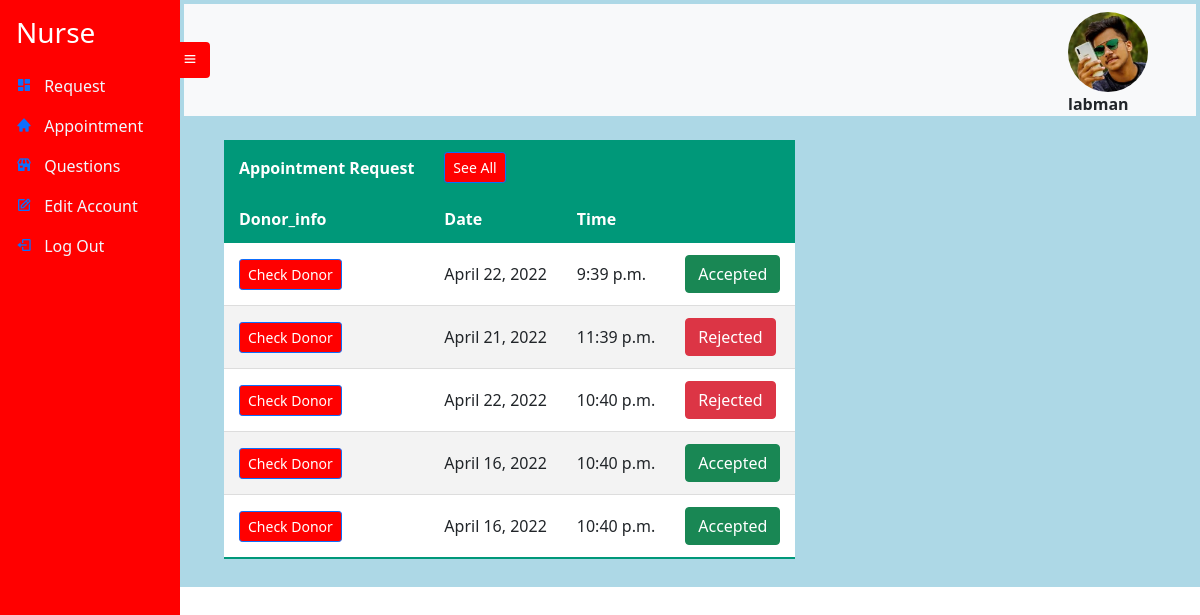
Page /checkappointment/notall (signed in) on the committed database.
### UserAccount/models.py (models this page shows, shortened)
class UserRegistration(models.Model):
    User_id = models.UUIDField(default=uuid.uuid4, unique=True,
                          primary_key=True, editable=False)
    FirstName = models.CharField(max_length=20 , null=True , blank=True)
    LastName = models.CharField(max_length=20 , null=True , blank=True)
    Address_id = models.OneToOneField(Address , on_delete=models.CASCADE)
    Age = models.IntegerField(null=True , blank=True)
    Account_id = models.OneToOneField(Account , on_delete=models.CASCADE)
    ProfilePic= models.FileField(null=True, blank=True, upload_to='profilepic/', default="profilepic/defaultprofile.jpeg")

class Account(AbstractUser):
    Role = models.CharField(max_length=25, null=True , blank=True)

### Donor/models.py (models this page shows, shortened)
class Appointment(models.Model):
    App_id = models.UUIDField(default=uuid.uuid4, unique=True,
                          primary_key=True, editable=False)
    Donor_id = models.ForeignKey(Donor , on_delete=models.SET_NULL, null=True , blank=True , unique=False)
    Date = models.DateField()
    Time = models.TimeField()
    status = models.CharField(null=True , max_length=11 , blank=True , default='in progress')

### Nurse/views.py (the view)
# urls.py: path('checkappointment/<type>', views.CheckAppointments , name='checkappointment'),
def CheckAppointments(request , type):
    appointment = None
    try:
        if(type=='all'):
            appointment = Appointment.objects.all()
        else:
            appointment = Appointment.objects.all()[0:5]
    except:
        appointment = None
    context = {'account': Userstate(request)['account'] , 'appointments':appointment}
    return render (request , 'nurse/appointment.html' , context)

### Nurse/views.py (called while the page is built)
def Userstate(request):  # for getting the state of the user
    state = request.user
    account = UserRegistration.objects.get(Account_id=state.id)
    context={'account':account}
    return context

### templates/nurse/appointment.html (shortened to what this page needs)
{% extends 'nurse/nurse.html' %}
{% block content %}
<br>
<table class="styled-table">
    <thead>
         <tr>
           <th>Appointment Request</th>
           <th><a href="{% url 'checkappointment' 'all' %}"><button type="button" class="btn btn-primary btn-sm" style= "background-color: red;">See All</button></a>
            </th>
            <th></th>
            <th></th>
          </tr>
          <tr >
            <th>Donor_info</th>
            <th>Date</th>
            <th>Time</th>
            <th></th>
        </tr>
    </thead>
    <tbody>
      {% if appointments %}
      {% for appointment in appointments %}
       <tr>
        <td><a href="{% url 'donoraddress' appointment.Donor_id %}"><button type="button" class="btn btn-primary btn-sm" style= "background-color: red;">Check Donor</button></a></td>
          <td>{{ appointment.Date }}</td>
         <td>{{ appointment.Time }}</td>
         {% if appointment.status == 'in progress'  %}
         <td><a href="{% url 'confirmappointment' appointment.App_id 'accept'  %}"><button type="button" class="btn btn-success">Accept</button></a>&nbsp;<a href="{% url 'confirmappointment' appointment.App_id 'reject'  %}"><button type="button" class="btn btn-danger">Reject</button></a></td>
         {% elif appointment.status == 'accepted' %}
         <td><a href="{% url 'confirmappointment' appointment.App_id 'reject'  %}"><button type="button" class="btn btn-success"    onmouseover="this.innerHTML='Reject';this.style.backgroundColor='red';"
          onmouseout="this.innerHTML='Accepted';this.style.backgroundColor='green';">Accepted</button></a></td>
         {% elif appointment.status == 'rejected' %}
         <td><a href="{% url 'confirmappointment' appointment.App_id 'accept'  %}"><button type="button" class="btn btn-danger"     onmouseover="this.innerHTML='Accept';this.style.backgroundColor='green';"
          onmouseout="this.innerHTML='Rejected';this.style.backgroundColor='red';">Rejected</button></a></td>
         {% endif %}
        </tr>
      {% endfor %}
     {% endif %}
      </tbody>
  </table>
  <br>
{% endblock %}

### templates/nurse/nurse.html (shortened to what this page needs)
{% extends 'sidebarbase.html' %}
{% block content1 %}
<div
      class="side-navbar active-nav d-flex justify-content-between flex-wrap flex-column"
      id="sidebar"
    >
      <ul class="nav flex-column text-white w-100">
        <a href="{% url 'donorrequest' 'notall' %}" class="nav-link h3 text-white my-2">
          Nurse
        </a>
        <li class="nav-link">
          <i class="bx bxs-dashboard"></i>
          <span class="mx-2" ><a class="inner-anchor"  href="{% url 'donorrequest' 'notall' %}"> Request</a></span>
        </li>
        <li class="nav-link">
          <i class="bx bxs-home"></i>
          <span class="mx-2" ><a class="inner-anchor" href="{% url 'checkappointment' 'notall' %}"> Appointment</a></span>
        </li>
        <li class="nav-link">
          <i class="bx bxs-store"></i>
          <span class="mx-2" ><a class="inner-anchor" href="{% url 'donorquestions' 'notall' %}"> Questions </a></span>
        </li>
        <li class="nav-link">
          <i class="bx bx-edit"></i>
          <span class="mx-2" ><a class="inner-anchor" href="{% url 'editpassword' %}"> Edit Account</a></span>
        </li>
        <li class="nav-link">
          <i class="bx bx-log-out"></i>
          <span class="mx-2" ><a class="inner-anchor" href="{% url 'logout' %}" > Log Out </a></span>
        </li>
      </ul>
    </div>
    <div class="p-1 my-container active-cont" style="background-color:lightblue">
      <nav class="navbar top-navbar navbar-light bg-light px-5">
        <a class="btn border-0" id="menu-btn"><i class="bx bx-menu"></i></a>
        <figure id="image">
          <img src="/static/images/{{ account.ProfilePic }}" style="height: 80px;
          width: 80px;
          border-radius: 50%; " >
          <figcaption><b>{{user.username}}</b></figcaption>
        </figure>
              </nav>
      {% block content %}
      {% endblock %}
{% endblock %}

### static/styles/sidebar.css (style rules this page uses)
* { margin: 0; padding: 0; box-sizing: border-box; }
body { min-height: 100vh; background-color: #fff; }
.side-navbar { width: 180px; height: 100%; position: fixed; margin-left: -300px; background-color: red; transition: 0.5s; }
.my-container { transition: 0.4s; }
.active-nav { margin-left: 0; }
.active-cont { margin-left: 180px; }
#menu-btn { background-color: red ; color: #fff; margin-left: -62px; }
#image { max-width: 300px; height: 80px; border-radius: 50%; top: 10px; right: 0px; }
.inner-anchor { color: aliceblue; text-decoration: black; }
.styled-table thead tr { background-color: #009879; color: #ffffff; text-align: left; }
.styled-table th, .styled-table td { padding: 12px 15px; }
.styled-table tbody tr { border-bottom: 1px solid #dddddd; }
.styled-table tbody tr:nth-of-type(even) { background-color: #f3f3f3; }
.styled-table tbody tr:last-of-type { border-bottom: 2px solid #009879; }
.styled-table { margin-left: 40px; }
.styled-table tbody { background-color: white; }

### rows in the picture
UserRegistration: ProfilePic (picture)
Account: username "labman"
Appointment: Date "April 22, 2022", Time "9:39 p.m.", status "Accepted"
Appointment: Date "April 21, 2022", Time "11:39 p.m.", status "Rejected"
Appointment: Date "April 22, 2022", Time "10:40 p.m.", status "Rejected"
Appointment: Date "April 16, 2022", Time "10:40 p.m.", status "Accepted"
Appointment: Date "April 16, 2022", Time "10:40 p.m.", status "Accepted"
